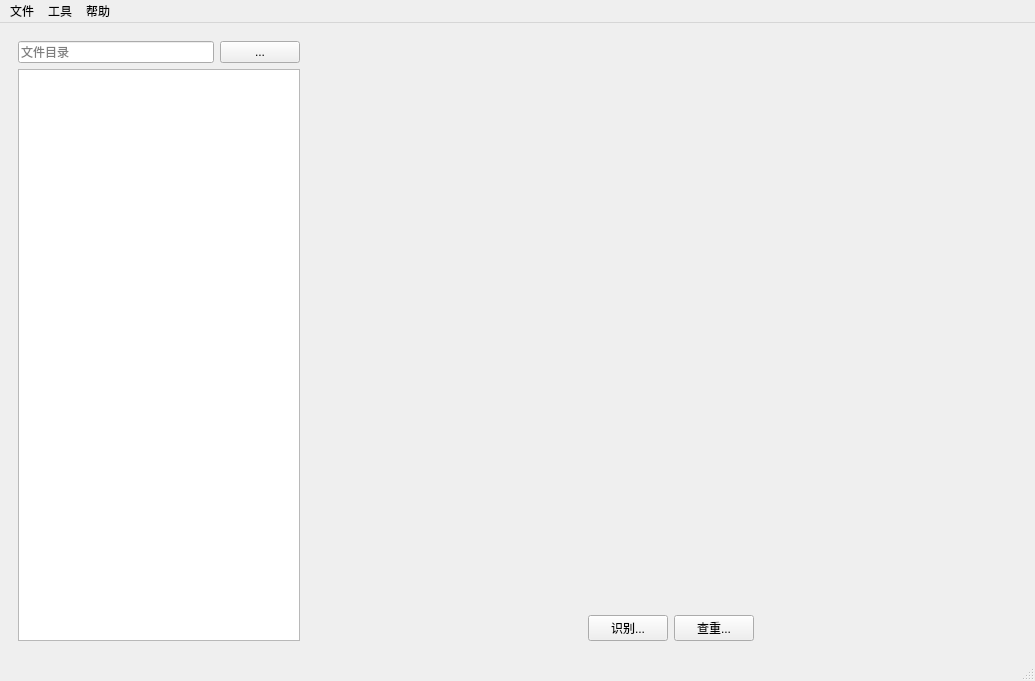
<?xml version="1.0" encoding="UTF-8"?>
<ui version="4.0">
 <class>MainWindow</class>
 <widget class="QMainWindow" name="MainWindow">
  <property name="geometry">
   <rect>
    <x>0</x>
    <y>0</y>
    <width>1035</width>
    <height>681</height>
   </rect>
  </property>
  <property name="windowTitle">
   <string>射线检测缺陷识别系统</string>
  </property>
  <widget class="QWidget" name="centralwidget">
   <layout class="QHBoxLayout" name="horizontalLayout">
    <item>
     <widget class="QWidget" name="widget_left" native="true">
      <property name="minimumSize">
       <size>
        <width>300</width>
        <height>0</height>
       </size>
      </property>
      <property name="maximumSize">
       <size>
        <width>300</width>
        <height>16777215</height>
       </size>
      </property>
      <layout class="QVBoxLayout" name="verticalLayout_2">
       <item>
        <layout class="QHBoxLayout" name="horizontalLayout_4">
         <item>
          <widget class="QLineEdit" name="lineEdit_search">
           <property name="placeholderText">
            <string>文件目录</string>
           </property>
          </widget>
         </item>
         <item>
          <widget class="QPushButton" name="pushButton_search">
           <property name="text">
            <string>...</string>
           </property>
          </widget>
         </item>
        </layout>
       </item>
       <item>
        <widget class="QTreeView" name="treeView"/>
       </item>
      </layout>
     </widget>
    </item>
    <item>
     <widget class="QWidget" name="widget_right" native="true">
      <layout class="QVBoxLayout" name="verticalLayout" stretch="1,0">
       <item>
        <widget class="QWidget" name="widget" native="true"/>
       </item>
       <item>
        <layout class="QHBoxLayout" name="horizontalLayout_3">
         <item>
          <spacer name="horizontalSpacer">
           <property name="orientation">
            <enum>Qt::Horizontal</enum>
           </property>
           <property name="sizeHint" stdset="0">
            <size>
             <width>40</width>
             <height>20</height>
            </size>
           </property>
          </spacer>
         </item>
         <item>
          <widget class="QPushButton" name="pushButton_recognize">
           <property name="text">
            <string>识别...</string>
           </property>
          </widget>
         </item>
         <item>
          <widget class="QPushButton" name="pushButton_recheck">
           <property name="text">
            <string>查重...</string>
           </property>
          </widget>
         </item>
         <item>
          <spacer name="horizontalSpacer_2">
           <property name="orientation">
            <enum>Qt::Horizontal</enum>
           </property>
           <property name="sizeHint" stdset="0">
            <size>
             <width>40</width>
             <height>20</height>
            </size>
           </property>
          </spacer>
         </item>
        </layout>
       </item>
      </layout>
     </widget>
    </item>
   </layout>
  </widget>
  <widget class="QMenuBar" name="menubar">
   <property name="geometry">
    <rect>
     <x>0</x>
     <y>0</y>
     <width>1035</width>
     <height>23</height>
    </rect>
   </property>
   <widget class="QMenu" name="menu_file">
    <property name="title">
     <string>文件</string>
    </property>
   </widget>
   <widget class="QMenu" name="menu_tool">
    <property name="title">
     <string>工具</string>
    </property>
   </widget>
   <widget class="QMenu" name="menu_help">
    <property name="title">
     <string>帮助</string>
    </property>
    <addaction name="actionguanyv"/>
   </widget>
   <addaction name="menu_file"/>
   <addaction name="menu_tool"/>
   <addaction name="menu_help"/>
  </widget>
  <widget class="QStatusBar" name="statusbar"/>
  <action name="actionguanyv">
   <property name="text">
    <string>关于</string>
   </property>
  </action>
 </widget>
 <resources/>
 <connections/>
</ui>
